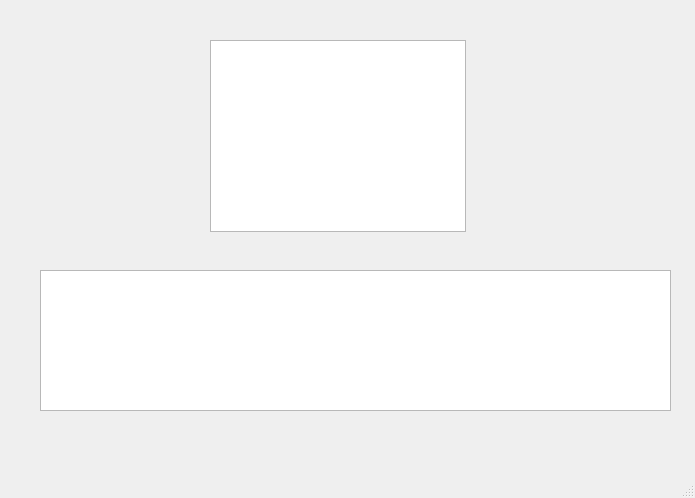
<?xml version="1.0" encoding="UTF-8"?>
<ui version="4.0">
 <class>MainWindow</class>
 <widget class="QMainWindow" name="MainWindow">
  <property name="geometry">
   <rect>
    <x>0</x>
    <y>0</y>
    <width>695</width>
    <height>498</height>
   </rect>
  </property>
  <property name="windowTitle">
   <string>MainWindow</string>
  </property>
  <widget class="QWidget" name="centralwidget">
   <widget class="QTextBrowser" name="valoracion">
    <property name="geometry">
     <rect>
      <x>210</x>
      <y>40</y>
      <width>256</width>
      <height>192</height>
     </rect>
    </property>
   </widget>
   <widget class="QTextBrowser" name="mensaje">
    <property name="geometry">
     <rect>
      <x>40</x>
      <y>270</y>
      <width>631</width>
      <height>141</height>
     </rect>
    </property>
   </widget>
  </widget>
  <widget class="QMenuBar" name="menubar">
   <property name="geometry">
    <rect>
     <x>0</x>
     <y>0</y>
     <width>695</width>
     <height>25</height>
    </rect>
   </property>
  </widget>
  <widget class="QStatusBar" name="statusbar"/>
 </widget>
 <resources/>
 <connections/>
</ui>
